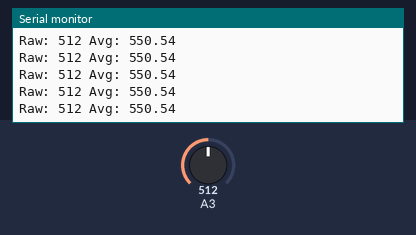
A sketch run on a simulated Arduino Uno, built with avr-gcc and run on an emulated ATmega328P. Shown: the last lines printed to the serial monitor. The test bench sets the inputs (shaded band); at power-on: A3 = 512.

Above: at 1.2 s.
1.3 s: A3 set to 102
At 1.41 s:
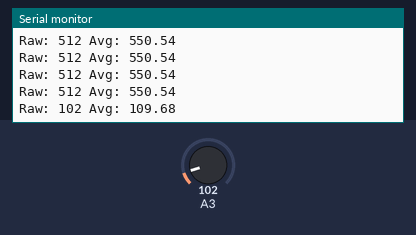
2.8 s: A3 set to 85
At 2.82 s:
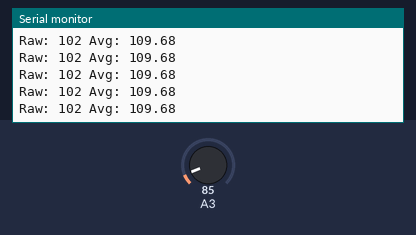
Timing chart, 0 to 5.8 s (numbered marks = the images above; inputs shaded):
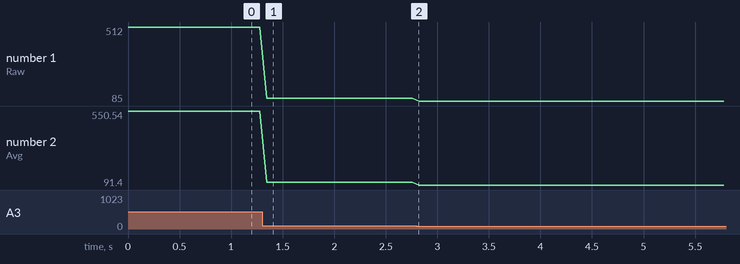

Measured:
- after the input at 1.3 s, the serial monitor: prints a new line after 0.05 s (image 1)
- plotted number 1: 512 → 102 after the input at 1.3 s, 102 → 85 after the input at 2.8 s
- plotted number 2: 550.54 → 109.68 after the input at 1.3 s, 109.68 → 91.4 after the input at 2.8 s

The sketch:

10k_potentiometer.ino
```cpp
void setup() {
  Serial.begin(9600);
}

#define NUM_READS 100

float readTemperature(int sensorpin) {
   // read multiple values and sort them to take the mode
   int sortedValues[NUM_READS];

   for(int i = 0; i < NUM_READS; i++) {
     int value = analogRead(sensorpin);
     int j;
     if(value < sortedValues[0] || i == 0) {
        j = 0; //insert at first position
     } else {
       for(j = 1; j < i; j++) {
          if(sortedValues[j - 1] <= value && sortedValues[j] >= value) {
            // j is insert position
            break;
          }
       }
     }
     for(int k = i; k > j; k--) {
       // move all values higher than current reading up one position
       sortedValues[k] = sortedValues[k - 1];
     }
     sortedValues[j] = value; //insert current reading
   }
   //return scaled mode of 10 values
   float returnval = 0;
   for(int i = NUM_READS / 2 - 5; i < (NUM_READS / 2 + 5); i++) {
     returnval += sortedValues[i];
   }
   returnval = returnval / 10;
   return returnval * 1100 / 1023;
}

void loop() {
  int value = analogRead(A3);
  Serial.print("Raw: ");
  Serial.print(value);
  Serial.print(" Avg: ");
  Serial.println(readTemperature(A3));
  delay(50);
}
```
